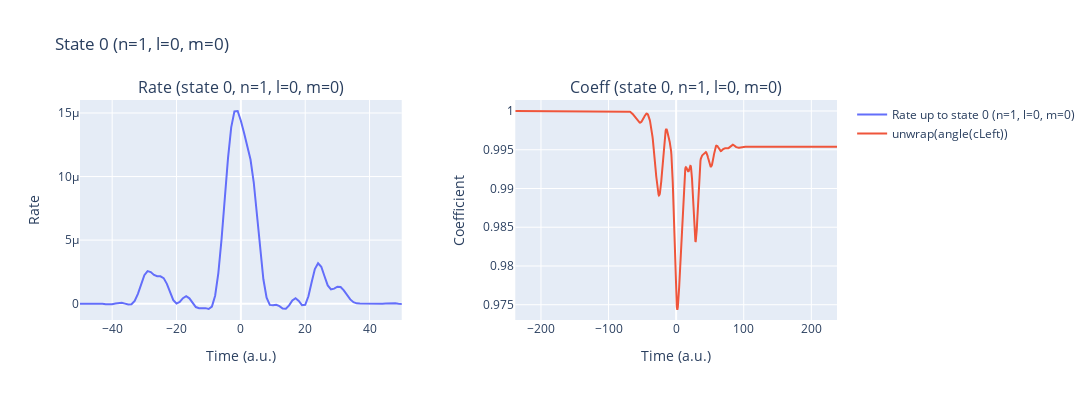
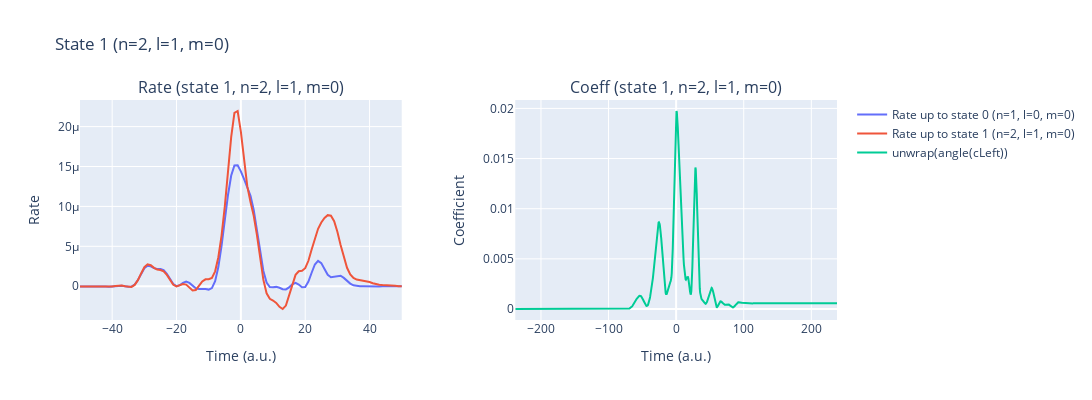
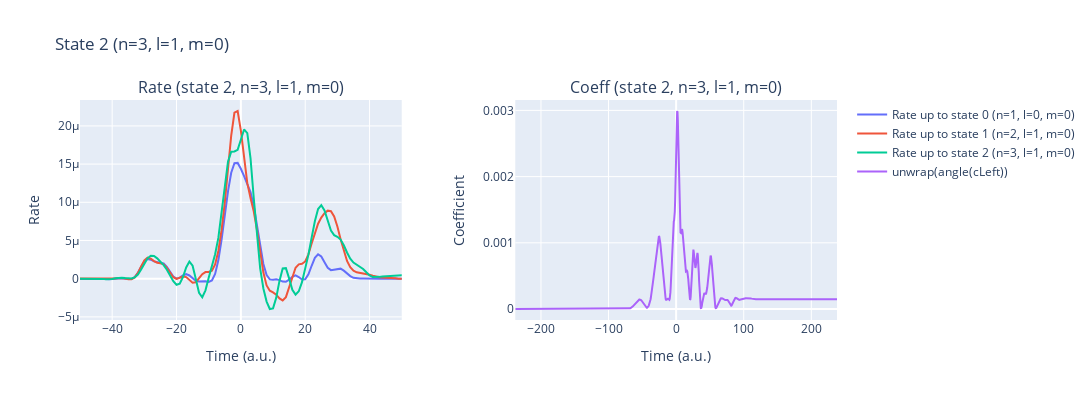

The notebook cell these images were saved under, in order:
### Code cell
%autoreload
laser_pulses.add_pulse(params['lam0'], params['intensity'], params['cep'], params['lam0']/ AtomicUnits.nm / AtomicUnits.speed_of_light)
t_min, t_max = laser_pulses.get_time_interval()
time_recon_2= np.arange(int(t_min), int(t_max)+1, 0.5)
params['only_c0_is_1_rest_normal'] = True
rateExcited_2 = IonRate(time_recon_2, laser_pulses, params, dT=0.5/4, kernel_type='exact_SFA', excitedStates=True)
laser_pulses.reset()

### Figure 1 — Plotly figure (JSON) as saved in the notebook; plotly's stock layout.template omitted (floating-point values rounded to 4 significant figures; data arrays with more than 128 entries replaced by an {"elided": "..."} marker saying what was removed)
{"data": [{"mode": "lines", "name": "Rate up to state 0 (n=1, l=0, m=0)", "type": "scatter", "x": {"elided": "404 int values"}, "xaxis": "x", "y": {"elided": "404 float values"}, "yaxis": "y"}, {"mode": "lines", "name": "unwrap(angle(cLeft))", "type": "scatter", "x": {"elided": "953 float values"}, "xaxis": "x2", "y": {"elided": "953 float values"}, "yaxis": "y2"}], "layout": {"annotations": [{"font": {"size": 16}, "showarrow": false, "text": "Rate (state 0, n=1, l=0, m=0)", "x": 0.2125, "xanchor": "center", "xref": "paper", "y": 1, "yanchor": "bottom", "yref": "paper"}, {"font": {"size": 16}, "showarrow": false, "text": "Coeff (state 0, n=1, l=0, m=0)", "x": 0.7875, "xanchor": "center", "xref": "paper", "y": 1, "yanchor": "bottom", "yref": "paper"}], "height": 400, "title": {"text": "State 0 (n=1, l=0, m=0)"}, "width": 1200, "xaxis": {"anchor": "y", "domain": [0, 0.425], "range": [-50, 50], "title": {"text": "Time (a.u.)"}}, "xaxis2": {"anchor": "y2", "domain": [0.575, 1], "title": {"text": "Time (a.u.)"}}, "yaxis": {"anchor": "x", "domain": [0, 1], "title": {"text": "Rate"}}, "yaxis2": {"anchor": "x2", "domain": [0, 1], "title": {"text": "Coefficient"}}}}

### Figure 2 — Plotly figure (JSON) as saved in the notebook; plotly's stock layout.template omitted (floating-point values rounded to 4 significant figures; data arrays with more than 128 entries replaced by an {"elided": "..."} marker saying what was removed)
{"data": [{"mode": "lines", "name": "Rate up to state 0 (n=1, l=0, m=0)", "type": "scatter", "x": {"elided": "404 int values"}, "xaxis": "x", "y": {"elided": "404 float values"}, "yaxis": "y"}, {"mode": "lines", "name": "Rate up to state 1 (n=2, l=1, m=0)", "type": "scatter", "x": {"elided": "404 int values"}, "xaxis": "x", "y": {"elided": "404 float values"}, "yaxis": "y"}, {"mode": "lines", "name": "unwrap(angle(cLeft))", "type": "scatter", "x": {"elided": "953 float values"}, "xaxis": "x2", "y": {"elided": "953 float values"}, "yaxis": "y2"}], "layout": {"annotations": [{"font": {"size": 16}, "showarrow": false, "text": "Rate (state 1, n=2, l=1, m=0)", "x": 0.2125, "xanchor": "center", "xref": "paper", "y": 1, "yanchor": "bottom", "yref": "paper"}, {"font": {"size": 16}, "showarrow": false, "text": "Coeff (state 1, n=2, l=1, m=0)", "x": 0.7875, "xanchor": "center", "xref": "paper", "y": 1, "yanchor": "bottom", "yref": "paper"}], "height": 400, "title": {"text": "State 1 (n=2, l=1, m=0)"}, "width": 1200, "xaxis": {"anchor": "y", "domain": [0, 0.425], "range": [-50, 50], "title": {"text": "Time (a.u.)"}}, "xaxis2": {"anchor": "y2", "domain": [0.575, 1], "title": {"text": "Time (a.u.)"}}, "yaxis": {"anchor": "x", "domain": [0, 1], "title": {"text": "Rate"}}, "yaxis2": {"anchor": "x2", "domain": [0, 1], "title": {"text": "Coefficient"}}}}

### Figure 3 — Plotly figure (JSON) as saved in the notebook; plotly's stock layout.template omitted (floating-point values rounded to 4 significant figures; data arrays with more than 128 entries replaced by an {"elided": "..."} marker saying what was removed)
{"data": [{"mode": "lines", "name": "Rate up to state 0 (n=1, l=0, m=0)", "type": "scatter", "x": {"elided": "404 int values"}, "xaxis": "x", "y": {"elided": "404 float values"}, "yaxis": "y"}, {"mode": "lines", "name": "Rate up to state 1 (n=2, l=1, m=0)", "type": "scatter", "x": {"elided": "404 int values"}, "xaxis": "x", "y": {"elided": "404 float values"}, "yaxis": "y"}, {"mode": "lines", "name": "Rate up to state 2 (n=3, l=1, m=0)", "type": "scatter", "x": {"elided": "404 int values"}, "xaxis": "x", "y": {"elided": "404 float values"}, "yaxis": "y"}, {"mode": "lines", "name": "unwrap(angle(cLeft))", "type": "scatter", "x": {"elided": "953 float values"}, "xaxis": "x2", "y": {"elided": "953 float values"}, "yaxis": "y2"}], "layout": {"annotations": [{"font": {"size": 16}, "showarrow": false, "text": "Rate (state 2, n=3, l=1, m=0)", "x": 0.2125, "xanchor": "center", "xref": "paper", "y": 1, "yanchor": "bottom", "yref": "paper"}, {"font": {"size": 16}, "showarrow": false, "text": "Coeff (state 2, n=3, l=1, m=0)", "x": 0.7875, "xanchor": "center", "xref": "paper", "y": 1, "yanchor": "bottom", "yref": "paper"}], "height": 400, "title": {"text": "State 2 (n=3, l=1, m=0)"}, "width": 1200, "xaxis": {"anchor": "y", "domain": [0, 0.425], "range": [-50, 50], "title": {"text": "Time (a.u.)"}}, "xaxis2": {"anchor": "y2", "domain": [0.575, 1], "title": {"text": "Time (a.u.)"}}, "yaxis": {"anchor": "x", "domain": [0, 1], "title": {"text": "Rate"}}, "yaxis2": {"anchor": "x2", "domain": [0, 1], "title": {"text": "Coefficient"}}}}
